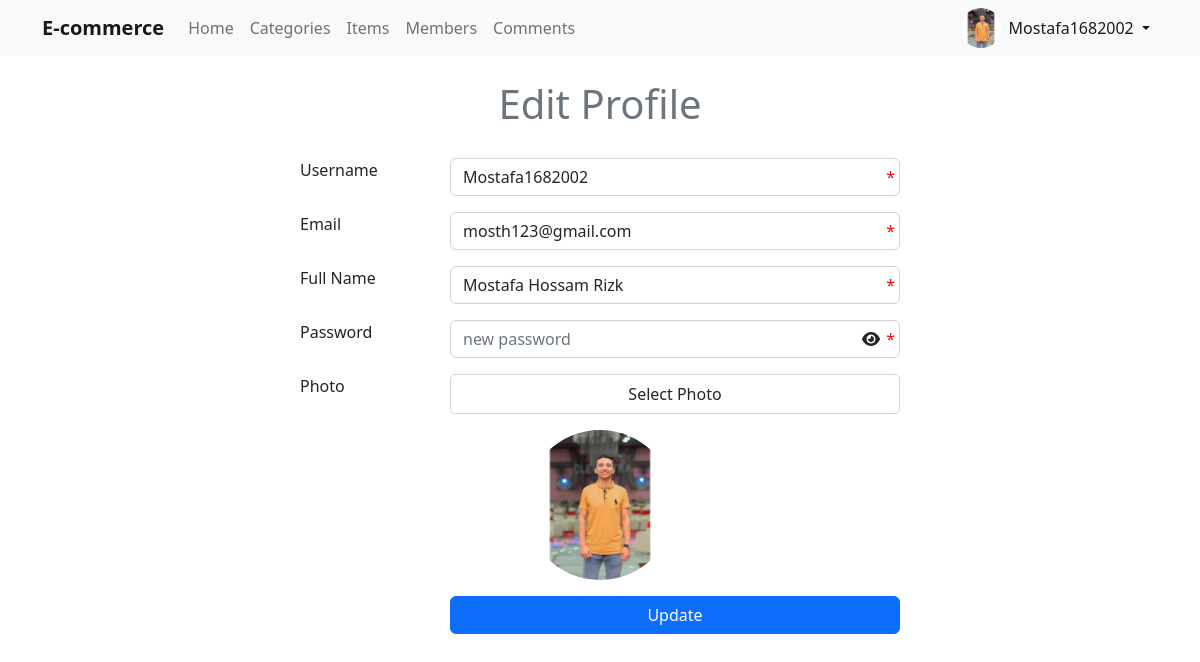
The page /EditProfile.php (signed in) on the database its author committed.
### tables this page shows
CREATE TABLE `users` (
  `UserID` int(11) NOT NULL,
  `Username` varchar(255) NOT NULL,
  `Password` varchar(255) NOT NULL,
  `Email` varchar(255) NOT NULL,
  `FullName` varchar(255) NOT NULL,
  `admin` int(11) NOT NULL DEFAULT 0,
  `ImgeUser` varchar(255) NOT NULL,
  `Date` date DEFAULT NULL,
  `RegStatus` char(1) NOT NULL DEFAULT '0'
);

### includes/functions/functions.php (called while the page is built, shortened)
<?php
function setActive($name)
{
    global $pagename;
    if (isset($pagename) && $pagename == $name) {
        return "active";
    }
    return false;
}

### EditProfile.php (the view, shortened to what this page needs)
<?php
$title = 'Edit Profile';
$pagename = 'EditProfile';
include_once('connection.php');
include_once('includes/functions/functions.php');
include_once('includes/templates/header.php');
include_once('includes/templates/navbar.php');
$userID = $_SESSION['user_id'];
$userEdit = $connection->query("SELECT * FROM users WHERE UserID=$userID");
$userEdit = $userEdit->fetch(PDO::FETCH_ASSOC);
$oldname = $userEdit['Username'];
$oldemail = $userEdit['Email'];
$oldfullname = $userEdit['FullName'];
$oldimge = $userEdit['ImgeUser'];
?>
<h1 class="text-center text-secondary mt-4"><?php echo $title ?> </h1>
<div class="container">
    <form method="POST" class="formEdit" enctype="multipart/form-data">
        <div class="form-group my-3">
            <label for="username" class="control-label col-sm-2 col-12">Username</label>
            <div class="col-sm-9 col-12 input-required">
                <input type="text" id="username" name="username" value="<?php echo $oldname ?>" class="form-control " autocomplete="off">
            </div>
        </div>
        <div class="form-group my-3">
            <label for="email" class="control-label col-sm-2 col-12">Email</label>
            <div class="col-sm-9 col-12 input-required">
                <input type="email" id="email" name="email" value="<?php echo $oldemail ?>" class="form-control ">
            </div>
        </div>
        <div class="form-group my-3">
            <label for="fullname" class="control-label col-sm-2 col-12">Full Name</label>
            <div class="col-sm-9 col-12 input-required">
                <input type="text" id="fullname" name="fullname" value="<?php echo $oldfullname ?>" class="form-control ">
            </div>
        </div>
        <div class="form-group my-3">
            <label for="password" class="control-label col-sm-2 col-12">Password</label>
            <div class="col-sm-9 col-12 input-required">
                <input type="password" id="password" name="password" class="form-control input-pass" placeholder="new password" autocomplete="new-password">
                <i class="fas fa-eye show-pass"></i>
            </div>
        </div>
        <div class="form-group my-3">
            <label for="userPhoto" class="control-label col-sm-2 col-12">Photo </label>
            <div class="col-sm-9 col-12 file">
                <span class="span-file">Select Photo</span>
            </div>
        </div>
        <img src="/Admin/includes/uploads/images_members/<?php echo $oldimge ?>" id="photo" class="photo show" alt="">
        <div class="form-group my-3">
            <div class="col-offset-2 col-sm-9 col-12">
                <input type="submit" value="Update" name="edite" class="btn btn-primary d-block w-100">
            </div>
        </div>
    </form>
</div>
<?php
include_once('includes/templates/footer.php');
?>

### includes/templates/navbar.php (shortened to what this page needs)
<nav class="navbar navbar-expand-lg navbar-light bg-light">
    <div class="container">
        <a class="navbar-brand fw-bold" href="/Admin/dashboard.php">E-commerce</a>
        <div class="collapse navbar-collapse" id="navbarSupportedContent">
            <ul class="navbar-nav me-auto mb-2 mb-lg-0">
                <li class="nav-item">
                    <a class="nav-link <?php echo setActive('Home') ?>" aria-current="page" href="/Admin/dashboard.php">Home</a>
                </li>
                <li class="nav-item">
                    <a class="nav-link <?php echo setActive('Categories') ?>" aria-current="page" href="/Admin/categories/categories.php">Categories</a>
                </li>
                <li class="nav-item">
                    <a class="nav-link <?php echo setActive('Items') ?>" aria-current="page" href="/Admin/items/items.php">Items</a>
                </li>
                <li class="nav-item">
                    <a class="nav-link <?php echo setActive('Members') ?>" aria-current="page" href="/Admin/Members/members.php">Members</a>
                </li>
                <li class="nav-item">
                    <a class="nav-link <?php echo setActive('Comments') ?>" aria-current="page" href="/Admin/comments/comments.php">Comments</a>
                </li>
            </ul>
            <ul class="navbar-nav ">
                <li class="nav-item dropdown d-flex">
                    <?php
                    $id = $_SESSION['user_id'];
                    $us = $connection->query("SELECT * FROM users WHERE UserID=$id");
                    $us = $us->fetch(PDO::FETCH_ASSOC);
                    $srcImg = $us['ImgeUser'];
                    ?>
                    <img src="/Admin/includes/uploads/images_members/<?php echo $srcImg ?>" alt="" class="img-nav">
                    <a class="nav-link dropdown-toggle active" href="#" id="navbarDropdown" role="button" data-bs-toggle="dropdown" aria-expanded="false">
                        <?php echo $_SESSION['user_name'] ?>
                    </a>
                </li>
            </ul>
        </div>
    </div>
</nav>

### layout/css/front.css (style rules this page uses)
.navbar { position: sticky !important; top: 0; left: 0; right: 0; z-index: 100; }
.loginForm, .formEdit { max-width: 600px; margin: 30px auto; }
.img-nav { width: 40px; height: 40px; border-radius: 50%; }
.form-group { display: flex; justify-content: space-between; flex-wrap: wrap; gap: 10px; }
.file { display: flex; align-items: center; justify-content: center; position: relative; border: 1px solid #ced4da; border-radius: 5px; }
.input-required { position: relative; }
.input-required::after { content: "*"; position: absolute; right: 5px; top: 50%; transform: translateY(-50%); color: red; -webkit-transform: translateY(-50%); -moz-transform: translateY(-50%); -ms-transform: translateY(-50%); -o-transform: translateY(-50%); }
.span-file { position: absolute; z-index: -1; }
.photo { display: none; margin: auto; height: 150px; width: 150px; border-radius: 50%; }
.photo.show { display: block; }
.show-pass { position: absolute; top: 50%; transform: translateY(-50%); right: 20px; cursor: pointer; }

### rows shown on the page
users: ImgeUser (picture), username "Mostafa1682002", email "mosth123@gmail.com", fullname "Mostafa Hossam Rizk"

### other values the page prints
$_SESSION['user_name'] "Mostafa1682002"
$title "Edit Profile"
